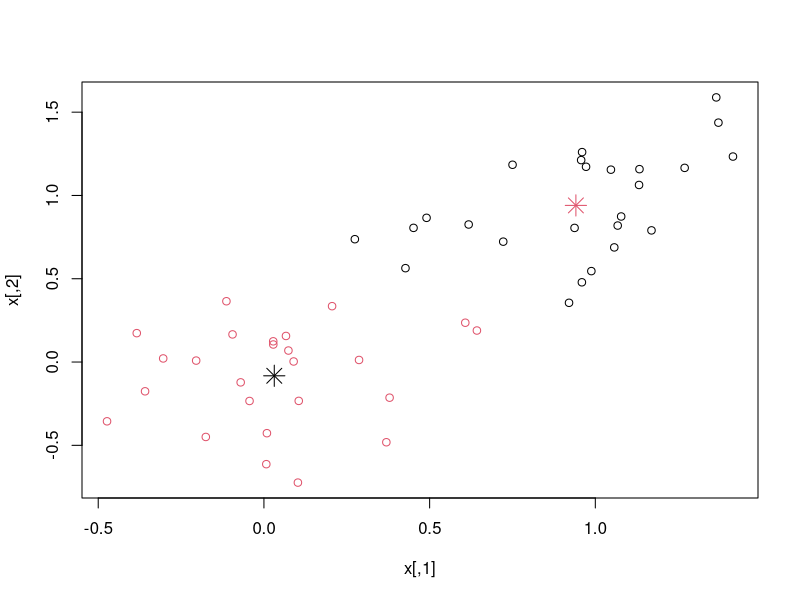
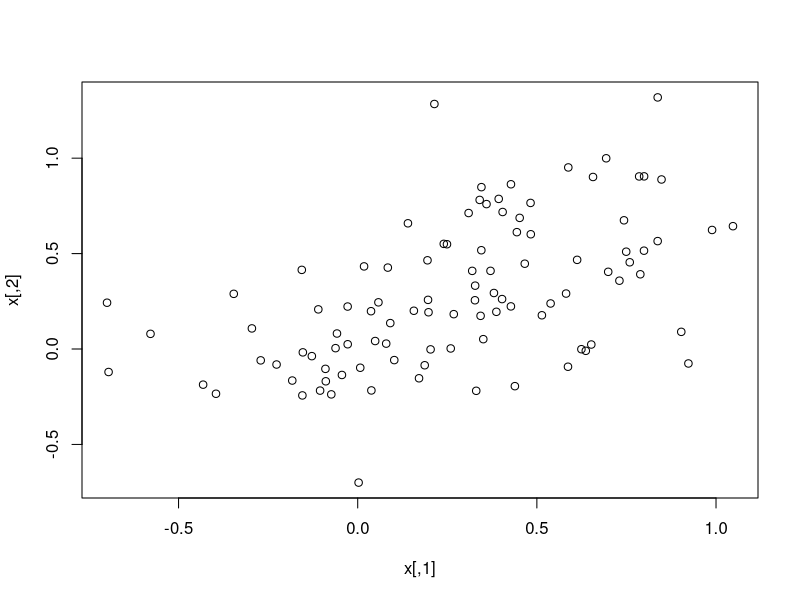
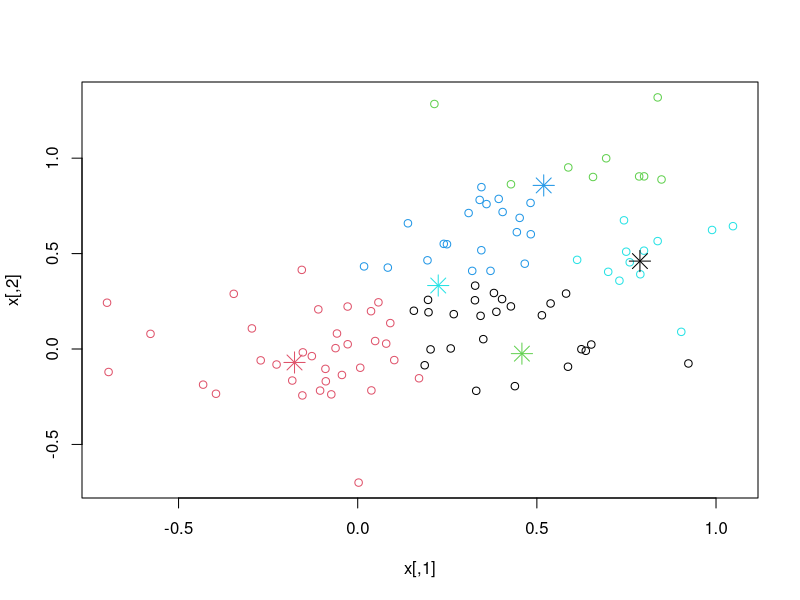

Source code (R) for these figures, in order:
myKmeans <- function(x, K, iter.max = 10, nstart = 1){
  
  colnames(x) <- c("a", "b")
  n <- nrow(x)
  mycl<-list() #cluster numbering
  mymean <- list() #random initial mean
  iter <- c()

  #grouping function
  grouped <- function( K, j, mycl, mymean ) {
    
    niter<-0 #the number of iteration
    m0 <- matrix(rep(0,2*K), ncol=2)
    
    while( niter <= iter.max && !all(mymean[[j]] == m0)){
      
      mycl[[j]] <- which.min(as.vector(dist(rbind(x[1,],mymean[[j]])))[1:K])
      
      for (i in 2:n){
        mycl[[j]][i] <- which.min(as.vector(dist(rbind(x[i,],mymean[[j]])))[1:K])
      } #grouped by using greedy algorithm
      
      a<-aggregate(a~mycl[[j]], data = data.frame(cbind(x,mycl[[j]])), mean)[,2]
      b<-aggregate(b~mycl[[j]], data = data.frame(cbind(x,mycl[[j]])), mean)[,2]
      m0<-mymean[[j]]
      mymean[[j]] <- cbind(a,b)
      
      niter = niter+1
    }
    
    list('cluster' = mycl[[j]], 'centers' = mymean[[j]],
         'iter' = niter)
  }
  
  wss<-list(); wss[[nstart]]<-NA; towss <- c() #initialization
  
  for (j in 1:nstart) {
    mymean[[j]] <- x[sample(n,K),]
    mycl[[j]] <- grouped(K,j,mycl,mymean)[[1]]
    mymean[[j]] <- grouped(K,j,mycl,mymean)[[2]]
    iter[j] <- grouped(K,j,mycl,mymean)[[3]]
    
    for (i in 1:K){
      wss[[j]] <- c(wss[[j]], sum(scale(x[mycl[[j]]==i,], scale = FALSE)^2))
      }
    towss[j] <- sum(wss[[j]], na.rm = T)
  }
 
  nstart.index <- which.min(towss)
  colnames(mymean[[nstart.index]]) <- colnames(x)

  result<-list('centers' = mymean[[nstart.index]],
               'cluster' = mycl[[nstart.index]],
               'totss' = sum(scale(x, scale = FALSE)^2),
               'withiniss' = wss[[nstart.index]][!is.na(wss[[nstart.index]])],
               'tot.withiniss' = towss[nstart.index],
               'size'= as.vector(table(mycl[[nstart.index]])),
               'iter' = iter[nstart.index])
  
  result$'betweenss' <- result[['totss']] - result[['tot.withiniss']]

  return(result)
}


#ex1
x <- rbind(matrix(rnorm(50, sd = 0.3), ncol = 2),
            matrix(rnorm(50, mean = 1, sd = 0.3), ncol = 2))
system.time(for(i in 1:1000) kmeans(x, 2))/1000
system.time(for(i in 1:100) myKmeans(x, 2))/1000

plot(x, col = myKmeans(x, 2)$cluster)
points(myKmeans(x, 2)$centers, col = 1:2, pch = 8, cex = 2)

#ex2
x <- rbind(matrix(rnorm(100, sd = 0.3), ncol = 2),
           matrix(rnorm(100, mean = 0.5, sd = 0.3), ncol = 2))
plot(x)

system.time(for(i in 1:100) kmeans(x, 5, nstart=3))/100
system.time(for(i in 1:100) myKmeans(x,5, nstart=3))/100

plot(x, col = myKmeans(x,5, nstart=3)$cluster)
points(myKmeans(x,5, nstart=3)$centers, col = 1:5, pch = 8, cex = 2)